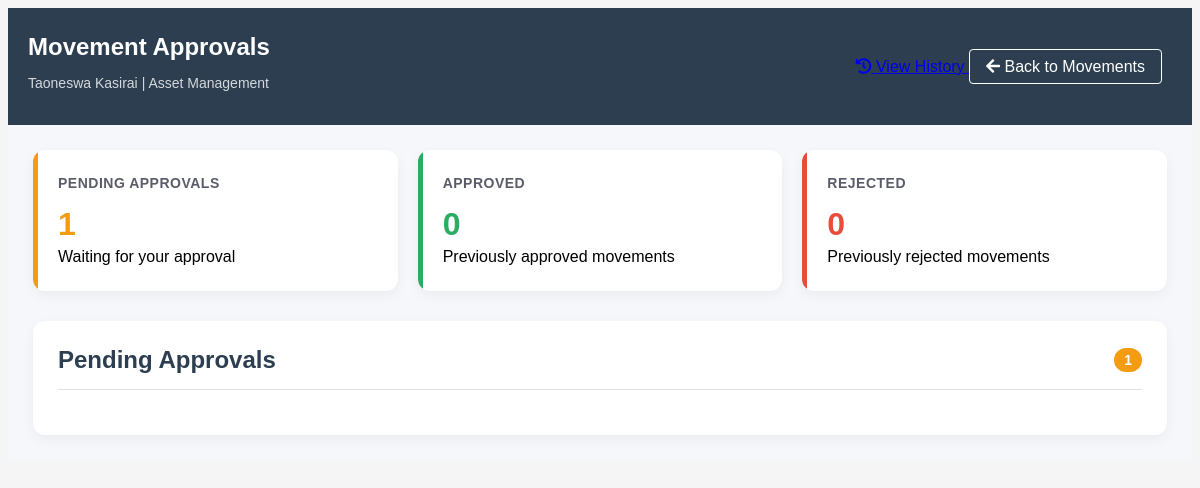
The app's page /movement-approvals/ (signed in) with its own data.
### myapp/models.py (models this page shows, shortened)
class Employee(models.Model):
    employee_number = models.CharField(max_length=10, unique=True)
    name = models.CharField(max_length=100)
    surname = models.CharField(max_length=100)
    department = models.ForeignKey(Department, on_delete=models.PROTECT)
    branch = models.CharField(max_length=100)
    section = models.CharField(max_length=100)
    email = models.EmailField(unique=True)
    phone_regex = RegexValidator(
        regex=r'^07\d{8}$',
        message="Phone number must start with '07' and be 10 digits long"
    )
    phone_number = models.CharField(
        validators=[phone_regex],
        max_length=10,
        unique=True
    )
    signature = models.ImageField(
        upload_to='signatures/', null=True, blank=True)
    created_at = models.DateTimeField(auto_now_add=True)
    password = models.CharField(
        max_length=128, default=make_password('defaultpassword'))
    is_first_login = models.BooleanField(default=True)
    is_active = models.BooleanField(default=True)
    roles = models.ManyToManyField(Role, blank=True)
    class Meta:
        ordering = ['surname', 'name']

class Department(models.Model):
    code = models.CharField(max_length=10, unique=True)
    name = models.CharField(max_length=100)
    description = models.TextField(blank=True)
    is_active = models.BooleanField(default=True)
    created_at = models.DateTimeField(auto_now_add=True)
    def __str__(self):
        return self.name
    class Meta:
        ordering = ['name']

### myapp/views.py (the view)
# urls.py: path('movement-approvals/', views.movement_approvals, name='movement_approvals'),
def movement_approvals(request):
    if 'employee_id' not in request.session:
        return redirect('login')
    employee = Employee.objects.get(id=request.session['employee_id'])
    can_approve = can_approve_movements(employee)
    if not can_approve:
        messages.error(
            request, 'You do not have permission to access this page')
        return redirect('dashboard')
    pending_movements = AssetMovement.objects.filter(
        status='PENDING'
    ).select_related(
        'asset', 'initiator'
    ).order_by('-created_at')
    context = {
        'employee': employee,
        'pending_movements': pending_movements,
        'approval_stats': {
            'pending_count': pending_movements.count(),
            'approved_count': AssetMovement.objects.filter(status='APPROVED').count(),
            'rejected_count': AssetMovement.objects.filter(status='REJECTED').count(),
        }
    }
    return render(request, 'myapp/movement_approvals.html', context)

### myapp/views.py (called while the page is built)
def can_approve_movements(employee):
    for role in employee.roles.all():
        permissions = role.permissions
        if 'Movement' in permissions and 'approve' in permissions['Movement']:
            return True
    return False

### myapp/templates/myapp/movement_approvals.html (shortened to what this page needs)
<!DOCTYPE html>
<html>
<head>
    {% load static %}
    <link rel="stylesheet" type="text/css" href="{% static 'myapp/css/style.css' %}">
    <link href="https://cdnjs.cloudflare.com/ajax/libs/font-awesome/5.15.4/css/all.min.css" rel="stylesheet">
</head>
<body>
    <div class="dashboard-header">
        <div class="user-info">
            <h1>Movement Approvals</h1>
            <p class="user-details">{{ employee.name }} {{ employee.surname }} | {{ employee.department }}</p>
        </div>
        <div class="header-actions">
            <a href="{% url 'movement_history' %}" class="action-button">
                <i class="fas fa-history"></i> View History
            </a>
            <a href="{% url 'asset_movement' %}" class="back-button">
                <i class="fas fa-arrow-left"></i> Back to Movements
            </a>
        </div>
    </div>
    <div class="system-layout">
        <div class="main-content">
            <div class="stats-container">
                <div class="stat-card pending">
                    <h3>Pending Approvals</h3>
                    <div class="number">{{ approval_stats.pending_count }}</div>
                    <div class="stat-label">Waiting for your approval</div>
                </div>
                <div class="stat-card approved">
                    <h3>Approved</h3>
                    <div class="number">{{ approval_stats.approved_count }}</div>
                    <div class="stat-label">Previously approved movements</div>
                </div>
                <div class="stat-card rejected">
                    <h3>Rejected</h3>
                    <div class="number">{{ approval_stats.rejected_count }}</div>
                    <div class="stat-label">Previously rejected movements</div>
                </div>
            </div>
            <div class="approval-list">
                <div class="approval-list-header">
                    <h2>Pending Approvals</h2>
                    <span class="approval-count">{{ approval_stats.pending_count }}</span>
                </div>
            </div>
        </div>
    </div>
</body>
</html>

### myapp/static/myapp/css/style.css (style rules this page uses)
body { background-color: #f5f5f5; font-family: Arial, sans-serif; }
.dashboard-header { background: #2c3e50; color: white; padding: 20px; display: flex; justify-content: space-between; align-items: center; }
.user-info { flex: 1; }
.user-info h1 { margin: 5px 0; font-size: 24px; }
.user-details { font-size: 14px; opacity: 0.8; }
.header-actions { padding-left: 20px; }
.back-button { background: transparent; border: 1px solid white; color: white; padding: 8px 16px; border-radius: 4px; cursor: pointer; transition: all 0.3s; text-decoration: none; margin-right: 10px; }

### myapp/templates/myapp/movement_approvals.html (style rules this page uses)
.main-content { padding: 25px; background-color: #f5f7fa; }
.stats-container { display: grid; grid-template-columns: repeat(3, 1fr); gap: 20px; margin-bottom: 30px; }
.stat-card { background: white; padding: 25px; border-radius: 12px; box-shadow: 0 4px 12px rgba(0,0,0,0.05); transition: transform 0.3s ease; position: relative; overflow: hidden; }
.stat-card h3 { margin: 0; color: #5a5c69; font-size: 14px; text-transform: uppercase; letter-spacing: 0.5px; font-weight: 600; }
.stat-card .number { font-size: 32px; font-weight: 700; margin: 15px 0 5px; color: #2c3e50; }
.stat-card.pending .number { color: #f39c12; }
.stat-card.approved .number { color: #27ae60; }
.stat-card.rejected .number { color: #e74c3c; }
.stat-card::before { content: ''; position: absolute; height: 100%; width: 5px; left: 0; top: 0; background-color: #e0e0e0; }
.stat-card.pending::before { background-color: #f39c12; }
.stat-card.approved::before { background-color: #27ae60; }
.stat-card.rejected::before { background-color: #e74c3c; }
.approval-list { background: white; padding: 25px; border-radius: 12px; box-shadow: 0 4px 12px rgba(0,0,0,0.05); }
.approval-list-header { display: flex; justify-content: space-between; align-items: center; margin-bottom: 20px; padding-bottom: 15px; border-bottom: 1px solid #e0e0e0; }
.approval-list-header h2 { margin: 0; color: #2c3e50; }
.approval-count { background-color: #f39c12; color: white; padding: 4px 10px; border-radius: 20px; font-size: 14px; font-weight: 600; }

### records on screen
Employee: name "Taoneswa", surname "Kasirai", department "Asset Management"

### other values on screen
{{ approval_stats.pending_count }} "1"
{{ approval_stats.approved_count }} "0"
{{ approval_stats.rejected_count }} "0"
